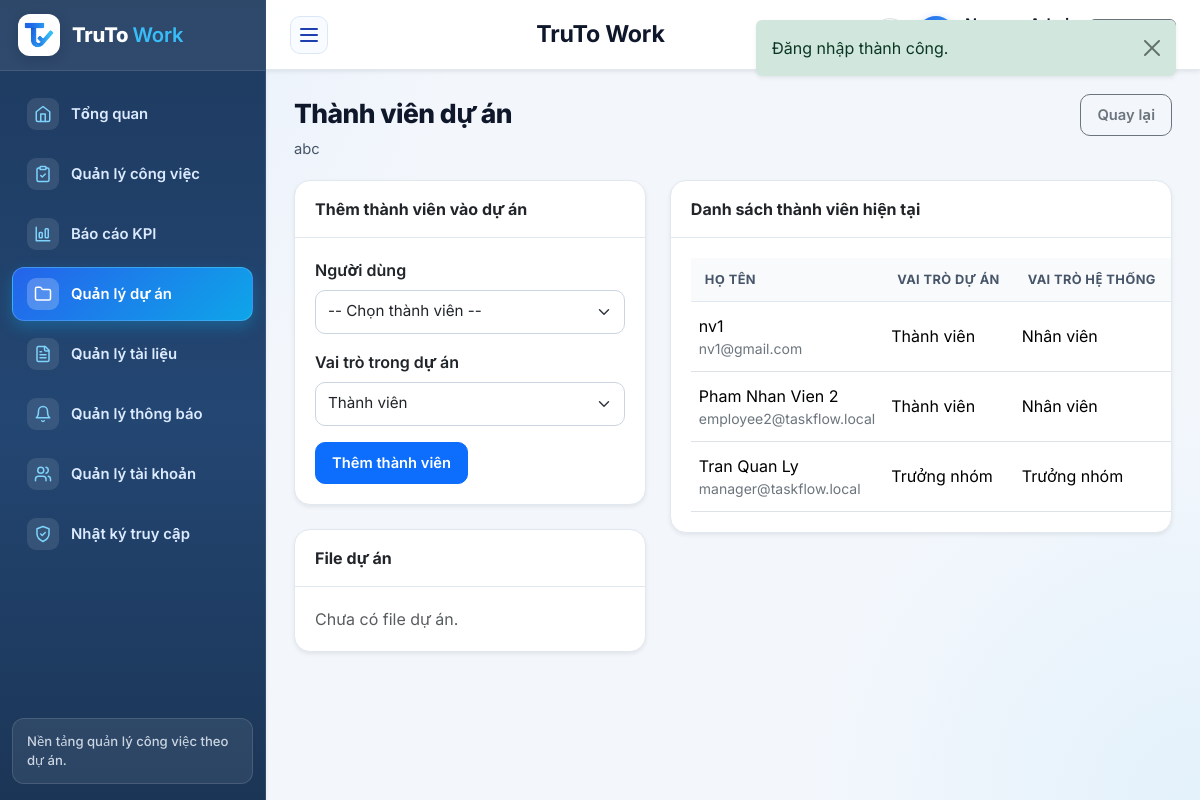
Before: /index.php?route=du_an/members&id=4 (signed in) with the older database file.
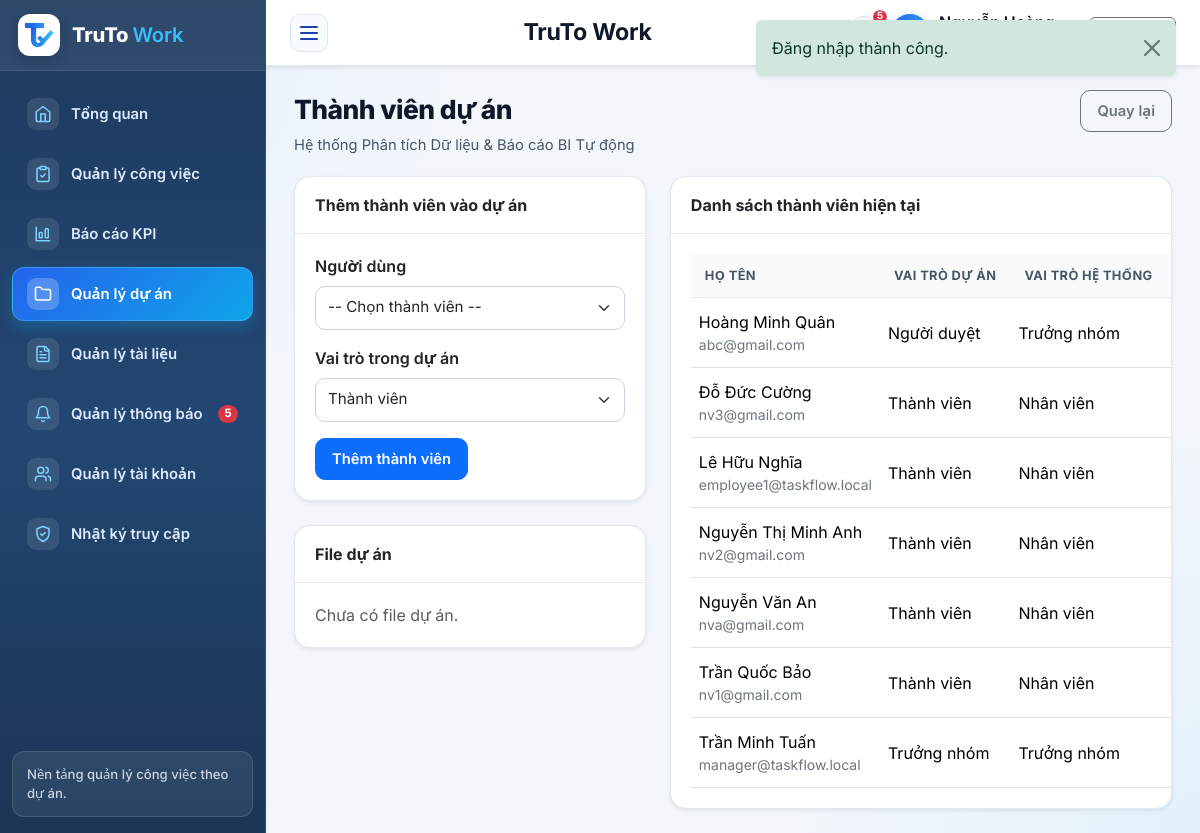
After: the same page with the newer database file.
### tables this page shows
CREATE TABLE `du_an` (
  `id` int(11) NOT NULL AUTO_INCREMENT,
  `code` varchar(50) NOT NULL,
  `name` varchar(150) NOT NULL,
  `description` text DEFAULT NULL,
  `start_date` date DEFAULT NULL,
  `end_date` date DEFAULT NULL,
  `priority` enum('low','medium','high') NOT NULL DEFAULT 'medium',
  `status` enum('planning','active','completed') NOT NULL DEFAULT 'active',
  `created_by` int(11) NOT NULL,
  `created_at` datetime NOT NULL,
  PRIMARY KEY (`id`),
  UNIQUE KEY `code` (`code`),
  KEY `fk_du_an_created_by` (`created_by`),
  CONSTRAINT `fk_du_an_created_by` FOREIGN KEY (`created_by`) REFERENCES `tai_khoan` (`id`)
);

CREATE TABLE `thanh_vien_du_an` (
  `id` int(11) NOT NULL AUTO_INCREMENT,
  `project_id` int(11) NOT NULL,
  `user_id` int(11) NOT NULL,
  `project_role` enum('lead','member','reviewer') NOT NULL DEFAULT 'member',
  `joined_at` datetime NOT NULL,
  PRIMARY KEY (`id`),
  UNIQUE KEY `uk_project_member` (`project_id`,`user_id`),
  KEY `fk_thanh_vien_du_an_user` (`user_id`),
  CONSTRAINT `fk_thanh_vien_du_an_project` FOREIGN KEY (`project_id`) REFERENCES `du_an` (`id`) ON DELETE CASCADE,
  CONSTRAINT `fk_thanh_vien_du_an_user` FOREIGN KEY (`user_id`) REFERENCES `tai_khoan` (`id`) ON DELETE CASCADE
);

CREATE TABLE `tai_khoan` (
  `id` int(11) NOT NULL AUTO_INCREMENT,
  `name` varchar(150) NOT NULL,
  `email` varchar(150) NOT NULL,
  `password` varchar(255) NOT NULL,
  `public_key_jwk` longtext DEFAULT NULL,
  `role` enum('admin','manager','employee') NOT NULL DEFAULT 'employee',
  `department` varchar(100) DEFAULT NULL,
  `status` enum('active','inactive') NOT NULL DEFAULT 'active',
  `created_at` datetime NOT NULL,
  PRIMARY KEY (`id`),
  UNIQUE KEY `email` (`email`)
);

### app/core/BaseController.php (called while the page is built, shortened)
<?php
abstract class BaseController
{
    protected function render(string $view, array $data = [], string $title = APP_NAME): void
    {
        extract($data);
        $viewFile = VIEW_PATH . '/' . $view . '.php';
        require $viewFile;
        $content = ob_get_clean();
        require VIEW_PATH . '/layouts/main.php';
    }
}

### app/controllers/ProjectController.php (called while the page is built, shortened)
<?php
class ProjectController extends BaseController
{
    public function members(int $id): void
    {
        $model = new Project();
        $project = $model->find($id);
        $members = $model->members($id);
        $this->render('du_an/members', compact('project', 'members', 'availableUsers', 'projectFiles', 'canManageProject'), 'Thanh vien du an');
    }
}

### index.php (called while the page is built, shortened)
<?php
require __DIR__ . '/public/index.php';

### app/bootstrap.php (called while the page is built, shortened)
<?php
spl_autoload_register(function (string $class): void {
    $prefix = 'App\\';
    $relative = substr($class, strlen($prefix));
    $relativePath = str_replace('\\', '/', $relative);
    $file = APP_PATH . '/' . strtolower(dirname($relativePath)) . '/' . basename($relativePath) . '.php';
});
require APP_PATH . '/core/helpers.php';

### app/core/Database.php (called while the page is built, shortened)
<?php
final class Database
{
    private static ?PDO $instance = null;
    public static function connection(): PDO
    {
        if (self::$instance === null) {
            $dsn = 'mysql:host=' . DB_HOST . ';port=' . DB_PORT . ';dbname=' . DB_NAME . ';charset=utf8';
            try {
                self::$instance = new PDO($dsn, DB_USER, DB_PASS, [
                    PDO::ATTR_ERRMODE => PDO::ERRMODE_EXCEPTION,
                    PDO::ATTR_DEFAULT_FETCH_MODE => PDO::FETCH_ASSOC,
                    PDO::ATTR_EMULATE_PREPARES => false,
                    PDO::MYSQL_ATTR_INIT_COMMAND => 'SET NAMES utf8 COLLATE utf8_general_ci',
                ]);
                try {
                    self::$instance->exec('SET GLOBAL max_allowed_packet = 67108864');
                } catch (\Throwable $e) {
                }
                try {
                    self::$instance->exec('SET SESSION max_allowed_packet = 67108864');
                } catch (\Throwable $e) {
                }
            } catch (PDOException $exception) {
                http_response_code(500);
                exit('Không thể kết nối MySQL. Kiểm tra lại file app/config/config.php và import CSDL.');
            }
        }
        return self::$instance;
    }
}

### app/models/BaseModel.php (called while the page is built, shortened)
<?php
abstract class BaseModel
{
    public function __construct()
    {
        $this->db = Database::connection();
    }
}

### app/models/Project.php (called while the page is built, shortened)
<?php
class Project extends BaseModel
{
    public function find(int $id): ?array
    {
        $stmt = $this->db->prepare(
            'SELECT p.*, u.name AS creator_name
             FROM du_an p
             LEFT JOIN tai_khoan u ON u.id = p.created_by
             WHERE p.id = :id LIMIT 1'
        );
        $stmt->execute(['id' => $id]);
        return $stmt->fetch() ?: null;
    }
    public function members(int $projectId): array
    {
        $stmt = $this->db->prepare(
            'SELECT pm.id, pm.project_role, pm.joined_at, u.id AS user_id, u.name, u.email, u.role, u.status
             FROM thanh_vien_du_an pm
             INNER JOIN tai_khoan u ON u.id = pm.user_id
             WHERE pm.project_id = :project_id
             ORDER BY pm.project_role DESC, u.name'
        );
        $stmt->execute(['project_id' => $projectId]);
        return $stmt->fetchAll();
    }
}

### app/core/helpers.php (called while the page is built, shortened)
<?php
function e(?string $value): string
{
    return htmlspecialchars((string) $value, ENT_QUOTES, 'UTF-8');
}
function route_url(string $route, array $params = []): string
{
    $query = array_merge(['route' => $route], $params);
    return 'index.php?' . http_build_query($query);
}
function current_user(): ?array
{
    return Auth::user();
}
function role_label(string $role): string
{
    return match ($role) {
        'admin' => 'Admin',
        'manager' => 'Trưởng nhóm',
        'employee' => 'Nhân viên',
        default => ucfirst($role),
    };
}
function active_menu(string $routePrefix): string
{
    $route = (string) ($_GET['route'] ?? 'dashboard/index');
    return str_starts_with($route, $routePrefix) ? 'is-active' : '';
}

### app/models/User.php (called while the page is built, shortened)
<?php
class User extends BaseModel
{
    public function __construct()
    {
        $this->ensureE2EColumns();
    }
    public function find(int $id): ?array
    {
        $stmt = $this->db->prepare('SELECT * FROM tai_khoan WHERE id = :id LIMIT 1');
        $stmt->execute(['id' => $id]);
        return $stmt->fetch() ?: null;
    }
    private function ensureE2EColumns(): void
    {
        $stmt = $this->db->query("SHOW COLUMNS FROM tai_khoan LIKE 'public_key_jwk'");
    }
}

### app/core/Auth.php (called while the page is built, shortened)
<?php
final class Auth
{
    public static function user(): ?array
    {
        return (new User())->find((int) $_SESSION['user_id']);
    }
}

### app/models/Notification.php (called while the page is built, shortened)
<?php
class Notification extends BaseModel
{
    public function __construct()
    {
        $this->ensureTables();
    }
    public function unreadCount(int $userId): int
    {
        $stmt = $this->db->prepare(
            'SELECT COUNT(*)
             FROM thong_bao_nguoi_nhan r
             INNER JOIN thong_bao n ON n.id = r.notification_id
             WHERE r.user_id = :user_id AND r.is_read = 0'
        );
        $stmt->execute(['user_id' => $userId]);
        return (int) $stmt->fetchColumn();
    }
    public function createNotification(array $data, array $recipientIds): int|false
    {
        $this->db->beginTransaction();
        try {
            $notificationId = (int) $this->db->lastInsertId();
            $this->db->commit();
            return $notificationId;
        } catch (\Throwable $e) {
            if ($this->db->inTransaction()) {
                $this->db->rollBack();
            }
            return false;
        }
    }
    private function ensureTables(): void
    {
        $this->db->exec(
            "CREATE TABLE IF NOT EXISTS thong_bao (
                id INT(11) NOT NULL AUTO_INCREMENT,
                title VARCHAR(255) NOT NULL,
                content TEXT NOT NULL,
                type VARCHAR(50) NOT NULL DEFAULT 'manual',
                scope VARCHAR(30) NOT NULL DEFAULT 'project',
                project_id INT(11) DEFAULT NULL,
                task_id INT(11) DEFAULT NULL,
                link_url VARCHAR(255) DEFAULT NULL,
                created_by INT(11) NOT NULL,
                created_at DATETIME NOT NULL,
                updated_at DATETIME NOT NULL,
                PRIMARY KEY (id),
                KEY idx_tb_project (project_id),
                KEY idx_tb_task (task_id),
                KEY idx_tb_created_by (created_by)
            ) ENGINE=InnoDB DEFAULT CHARSET=utf8 COLLATE=utf8_general_ci"
        );
        $this->db->exec(
            "CREATE TABLE IF NOT EXISTS thong_bao_nguoi_nhan (
                id INT(11) NOT NULL AUTO_INCREMENT,
                notification_id INT(11) NOT NULL,
                user_id INT(11) NOT NULL,
                is_read TINYINT(1) NOT NULL DEFAULT 0,
                read_at DATETIME DEFAULT NULL,
                created_at DATETIME NOT NULL,
                PRIMARY KEY (id),
                UNIQUE KEY uniq_notif_user (notification_id, user_id),
                KEY idx_tbnn_user (user_id),
                KEY idx_tbnn_notif (notification_id),
                CONSTRAINT fk_tbnn_notif FOREIGN KEY (notification_id) REFERENCES thong_bao (id) ON DELETE CASCADE,
                CONSTRAINT fk_tbnn_user FOREIGN KEY (user_id) REFERENCES tai_khoan (id) ON DELETE CASCADE
            ) ENGINE=InnoDB DEFAULT CHARSET=utf8 COLLATE=utf8_general_ci"
        );
        try {
            $count = (int) $this->db->query('SELECT COUNT(*) FROM thong_bao')->fetchColumn();
        } catch (\Throwable $e) {
        }
    }
}

### app/views/du_an/members.php (the view, shortened to what the changed rows need)
<div class="section-header">
    <div>
        <div class="section-title">Thành viên dự án</div>
        <p class="section-desc"><?= e($project['name']) ?></p>
    </div>
</div>
<div class="row g-4">
    <div class="col-lg-7">
        <div class="card border-0 shadow-sm">
            <div class="card-body table-responsive">
                <table class="table align-middle">
                    <thead>
                        <tr>
                            <th>Họ tên</th>
                            <th>Vai trò dự án</th>
                            <th>Vai trò hệ thống</th>
                            <th>Trạng thái</th>
                        </tr>
                    </thead>
                    <tbody>
                    <?php foreach ($members as $member): ?>
                        <tr>
                            <td><?= e($member['name']) ?><div class="small text-secondary"><?= e($member['email']) ?></div></td>
                            <td><?= e(match ($member['project_role']) { 'lead' => 'Trưởng nhóm', 'reviewer' => 'Người duyệt', default => 'Thành viên' }) ?></td>
                            <td><?= e(role_label($member['role'])) ?></td>
                            <td><span class="badge text-bg-<?= e(status_badge_class($member['status'])) ?>"><?= e(status_label($member['status'])) ?></span></td>
                        </tr>
                    <?php endforeach; ?>
                    </tbody>
                </table>
            </div>
        </div>
    </div>
</div>

### app/views/layouts/main.php (shortened to what the changed rows need)
<?php
$authUser = current_user();
$currentRoute = (string) ($_GET['route'] ?? ($authUser ? 'dashboard/index' : 'home/index'));
$isPublicPage = !$authUser && str_starts_with($currentRoute, 'home/');
$isLoginPage = !$authUser && str_starts_with($currentRoute, 'auth/');
$unreadNotifCount = 0;
if ($authUser) {
    try {
        $unreadNotifCount = (new \App\Models\Notification())->unreadCount((int) $authUser['id']);
    } catch (\Throwable $e) {
        $unreadNotifCount = 0;
    }
}
?>
<!doctype html>
<html lang="vi">
<head>
    <link href="https://cdn.jsdelivr.net/npm/bootstrap@5.3.3/dist/css/bootstrap.min.css" rel="stylesheet">
    <link href="assets/css/app.css?v=20261025v6" rel="stylesheet">
</head>
<body>
<?php if ($isPublicPage): ?>
    <div class="public-site-shell">
        <header class="public-header">
            <div class="public-container public-header-inner">
                <a class="brand-public" href="<?= e(route_url('home/index')) ?>">
                    <span class="brand-public-mark">
                        <img src="assets/images/logo-icon.png" alt="TruTo Work">
                    </span>
                    <span>
                        <strong>TruTo <span class="text-primary fw-semibold">Work</span></strong>
                        <small>Quản lý công việc theo dự án</small>
                    </span>
                </a>
                <nav class="public-nav">
                    <a class="<?= $currentRoute === 'home/index' ? 'is-active' : '' ?>" href="<?= e(route_url('home/index')) ?>">Trang chủ</a>
                    <a class="<?= $currentRoute === 'home/about' ? 'is-active' : '' ?>" href="<?= e(route_url('home/about')) ?>">Giới thiệu</a>
                    <a href="<?= e(route_url('auth/login')) ?>">Đăng nhập</a>
                </nav>
            </div>
        </header>
        <main class="public-main">
            <div class="public-container">
                <?= $content ?>
            </div>
        </main>
        <footer class="public-footer">
            <div class="public-container public-footer-inner">
                <span>TruTo Work</span>
            </div>
        </footer>
    </div>
<?php else: ?>
    <div class="app-shell">
        <aside class="sidebar shadow-sm">
            <nav class="sidebar-menu">
                <?php $notifMenuTitle = in_array($authUser['role'], ['manager', 'admin'], true) ? 'Quản lý thông báo' : 'Xem thông báo'; ?>
                <a class="menu-link <?= e(active_menu('thong_bao/')) ?>"
                   href="<?= e(route_url('thong_bao/index')) ?>"
                   data-short-label="TB"
                   title="<?= e($notifMenuTitle) ?>">
                    <span class="menu-icon" aria-hidden="true">
                        <svg xmlns="http://www.w3.org/2000/svg" width="18" height="18" viewBox="0 0 24 24" fill="none" stroke="currentColor" stroke-width="2" stroke-linecap="round" stroke-linejoin="round"><path d="M6 8a6 6 0 0 1 12 0c0 7 3 9 3 9H3s3-2 3-9"/><path d="M10.3 21a1.94 1.94 0 0 0 3.4 0"/></svg>
                    </span>
                    <span class="menu-text flex-grow-1"><?= e($notifMenuTitle) ?></span>
                    <?php if ($unreadNotifCount > 0): ?>
                        <span class="badge rounded-pill text-bg-danger menu-badge"><?= e((string) $unreadNotifCount) ?></span>
                    <?php endif; ?>
                </a>
            </nav>
        </aside>
        <div class="main-shell">
            <header class="topbar shadow-sm">
                <div class="topbar-user">
                    <a class="btn btn-light border position-relative p-0 d-inline-flex align-items-center justify-content-center rounded-circle"
                       style="width: 34px; height: 34px; min-height: 34px;"
                       href="<?= e(route_url('thong_bao/index', ['tab' => 'inbox'])) ?>"
                       title="Thông báo của bạn"
                       aria-label="Thông báo của bạn">
                        <?php if ($unreadNotifCount > 0): ?>
                            <span class="position-absolute top-0 start-100 translate-middle badge rounded-pill text-bg-danger"
                                  style="font-size: 0.62rem; padding: 0.18em 0.4em;">
                                <?= e($unreadNotifCount > 99 ? '99+' : (string) $unreadNotifCount) ?>
                            </span>
                        <?php endif; ?>
                    </a>
                </div>
            </header>
            <main class="content-shell">
                <?= $content ?>
            </main>
        </div>
    </div>
<?php endif; ?>
</body>
</html>

Changed rows visible on the page:
no longer on this page (row edited): thanh_vien_du_an: user.name "nv1", user.email "nv1@gmail.com", project_role "Thành viên", user.role "Nhân viên"
no longer on this page (row edited): thanh_vien_du_an: user.name "Pham Nhan Vien 2", user.email "employee2@taskflow.local", project_role "Thành viên", user.role "Nhân viên"
no longer on this page (row edited): thanh_vien_du_an: user.name "Tran Quan Ly", user.email "manager@taskflow.local", project_role "Trưởng nhóm", user.role "Trưởng nhóm"
changed du_an: name "abc" → "Hệ thống Phân tích Dữ liệu & Báo cáo BI Tự động"
added thanh_vien_du_an: user.name "Hoàng Minh Quân", user.email "abc@gmail.com", project_role "Người duyệt", user.role "Trưởng nhóm"
added thanh_vien_du_an: user.name "Đỗ Đức Cường", user.email "nv3@gmail.com", project_role "Thành viên", user.role "Nhân viên"
added thanh_vien_du_an: user.name "Lê Hữu Nghĩa", user.email "employee1@taskflow.local", project_role "Thành viên", user.role "Nhân viên"
added thanh_vien_du_an: user.name "Nguyễn Thị Minh Anh", user.email "nv2@gmail.com", project_role "Thành viên", user.role "Nhân viên"
added thanh_vien_du_an: user.name "Nguyễn Văn An", user.email "nva@gmail.com", project_role "Thành viên", user.role "Nhân viên"
added thanh_vien_du_an: user.name "Trần Quốc Bảo", user.email "nv1@gmail.com", project_role "Thành viên", user.role "Nhân viên"
added thanh_vien_du_an: user.name "Trần Minh Tuấn", user.email "manager@taskflow.local", project_role "Trưởng nhóm", user.role "Trưởng nhóm"
Other visible differences:
$unreadNotifCount: (not shown) → "5"
$unreadNotifCount > 99 ? '99+' : (string) $unreadNotifCount: (not shown) → "5"
